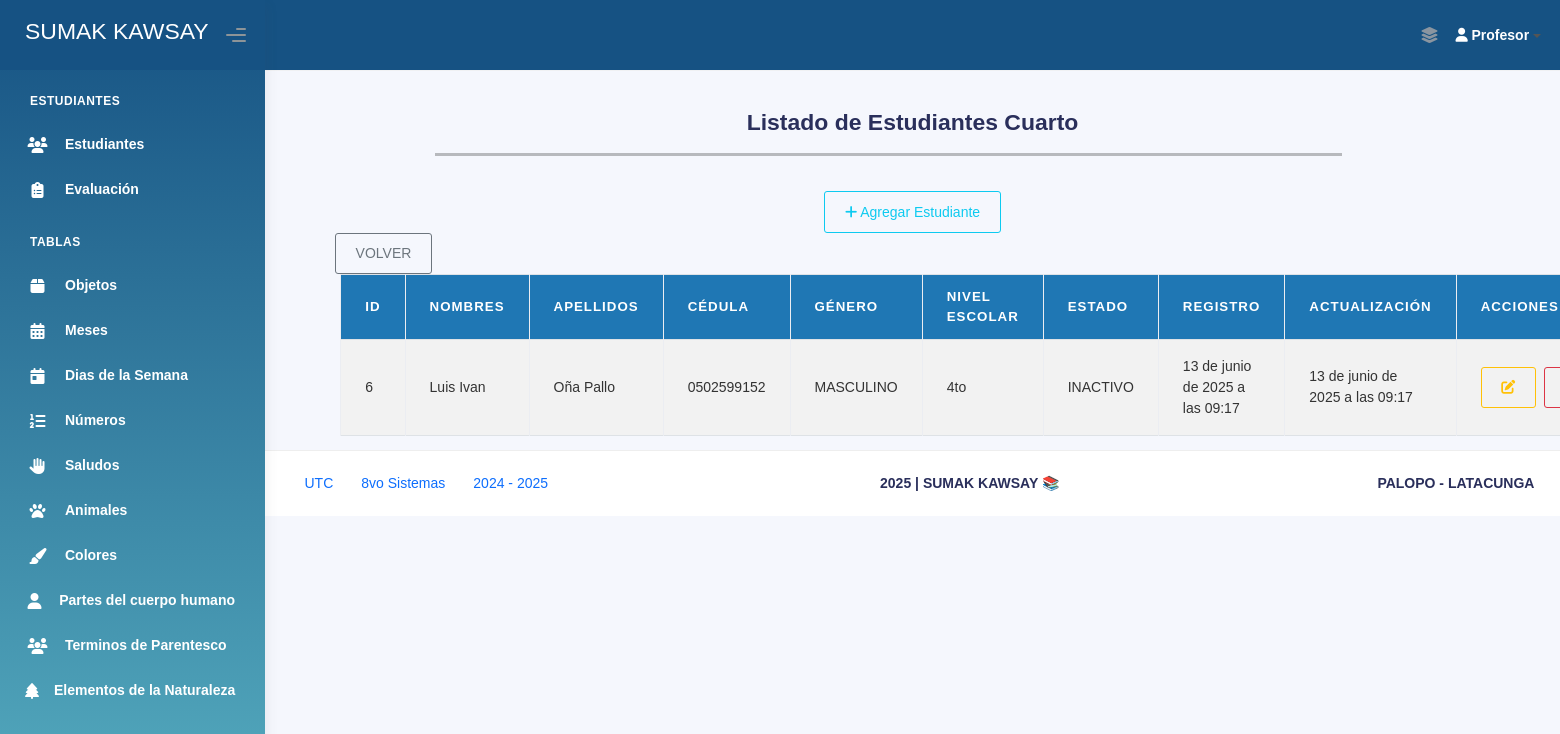
/estudiantes_cuarto/ (signed in), run on an earlier commit of the app's database.
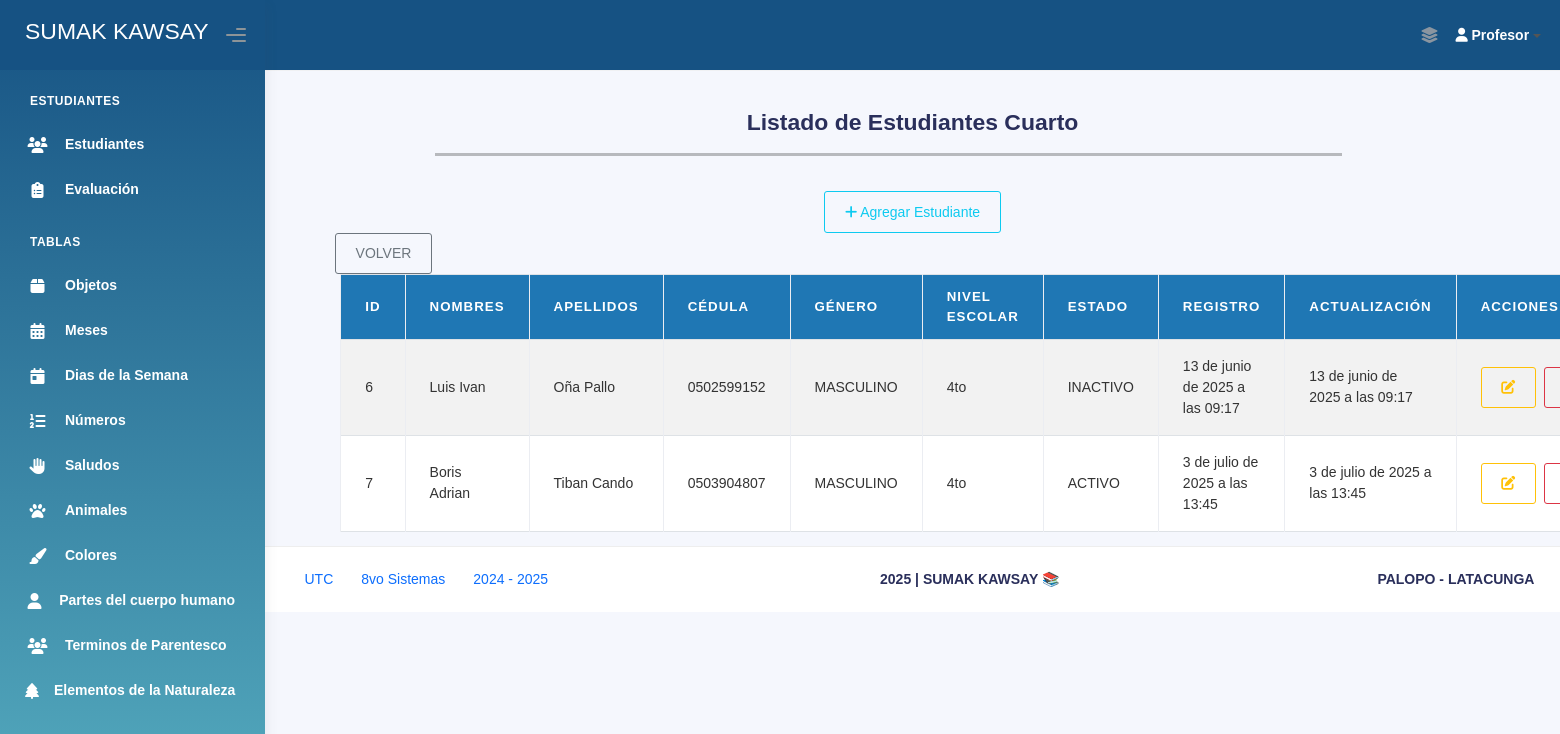
And on a later commit of the database.
### Aplicaciones/Modulos/models.py (models this page shows, shortened)
class Estudiante_Cuarto(models.Model):
    nombres_est_cua = models.CharField(max_length=100)
    apellidos_est_cua = models.CharField(max_length=100)
    cedula_est_cua = models.CharField(max_length=10, unique=True)
    genero_est_cua = models.CharField(max_length=20)
    nivel_escolar_est_cua = models.CharField(max_length=50)
    estado_est_cua = models.CharField(max_length=10)
    fecha_registro_est_cua = models.DateTimeField(auto_now_add=True)
    fecha_actualizacion_est_cua = models.DateTimeField(auto_now=True)

### Aplicaciones/Modulos/views.py (the view)
# urls.py: path('estudiantes_cuarto/', views.lista_estudiantes_cuarto, name='lista_estudiantes_cuarto'),
def lista_estudiantes_cuarto(request):
    if not request.session.get('profesor_id'):
        return redirect('login_profesor')
    estudiantes = Estudiante_Cuarto.objects.all()
    return render(request, 'Administrador/Estudiantes/Cuarto/lista_estudiantes_cuarto.html', {'estudiantes': estudiantes})

### Aplicaciones/Modulos/templates/Administrador/Estudiantes/Cuarto/lista_estudiantes_cuarto.html (shortened to what this page needs)
{% extends 'plantillaAdmin.html' %}
{% block body %}
<br><br><br><br>
<div>
    <br>
    <div class="card-title text-center">
        <h3><b>Listado de Estudiantes Cuarto</b></h3>
    </div>
</div>
<div style="width: 70%; margin-left: 170px;">
    <hr style="height: 3px; background-color: #000; border: none;">
</div>
<br>
<div class="text-center">
    <a href="{% url 'agregar_estudiante_cuarto' %}" class="btn btn-outline-info">
        <i class="fas fa-plus"></i> Agregar Estudiante
    </a>
</div>
<div style="margin-left: 70px;">
    <a href="{% url 'seleccion_estudiantes' %}" class="btn btn-outline-secondary"> VOLVER</a>
</div>
<div class="container" style="width: 90%;">
    <table class="table table-bordered table-striped table-hover" id="tbl-Estudiantes">
        <thead>
            <tr>
                <th>ID</th>
                <th>Nombres</th>
                <th>Apellidos</th>
                <th>Cédula</th>
                <th>Género</th>
                <th>Nivel Escolar</th>
                <th>Estado</th>
                <th>Registro</th>
                <th>Actualización</th>
                <th>Acciones</th>
            </tr>
        </thead>
        <tbody>
            {% for est in estudiantes %}
                <tr>
                    <td>{{ est.id }}</td>
                    <td>{{ est.nombres_est_cua }}</td>
                    <td>{{ est.apellidos_est_cua }}</td>
                    <td>{{ est.cedula_est_cua }}</td>
                    <td>{{ est.genero_est_cua }}</td>
                    <td>{{ est.nivel_escolar_est_cua }}</td>
                    <td>{{ est.estado_est_cua }}</td>
                    <td>{{ est.fecha_registro_est_cua }}</td>
                    <td>{{ est.fecha_actualizacion_est_cua }}</td>
                    <td>
                        <div style="display: flex;">
                            <a href="{% url 'editar_estudiante_cuarto' est.id %}" class="btn btn-outline-warning btn-circle" title="Editar Estudiante">
                                <i class="fas fa-edit"></i>
                            </a>
                            <a href="{% url 'eliminar_estudiante_cuarto' est.id %}" class="btn btn-outline-danger" onclick="return confirm('¿Deseas eliminar este estudiante?')">
                            </a>
                        </div>
                    </td>
                </tr>
            {% empty %}
                <tr>
                    <td colspan="10" class="text-center">No hay estudiantes registrados.</td>
                </tr>
            {% endfor %}
        </tbody>
    </table>
</div>
{% endblock %}

What changed in the data, as far as the page shows it:
added Estudiante_Cuarto: id "7", nombres_est_cua "Boris Adrian", apellidos_est_cua "Tiban Cando", cedula_est_cua "0503904807", genero_est_cua "MASCULINO", nivel_escolar_est_cua "4to", estado_est_cua "ACTIVO", fecha_registro_est_cua "3 de julio de 2025 a las 13:45", fecha_actualizacion_est_cua "3 de julio de 2025 a las 13:45"
